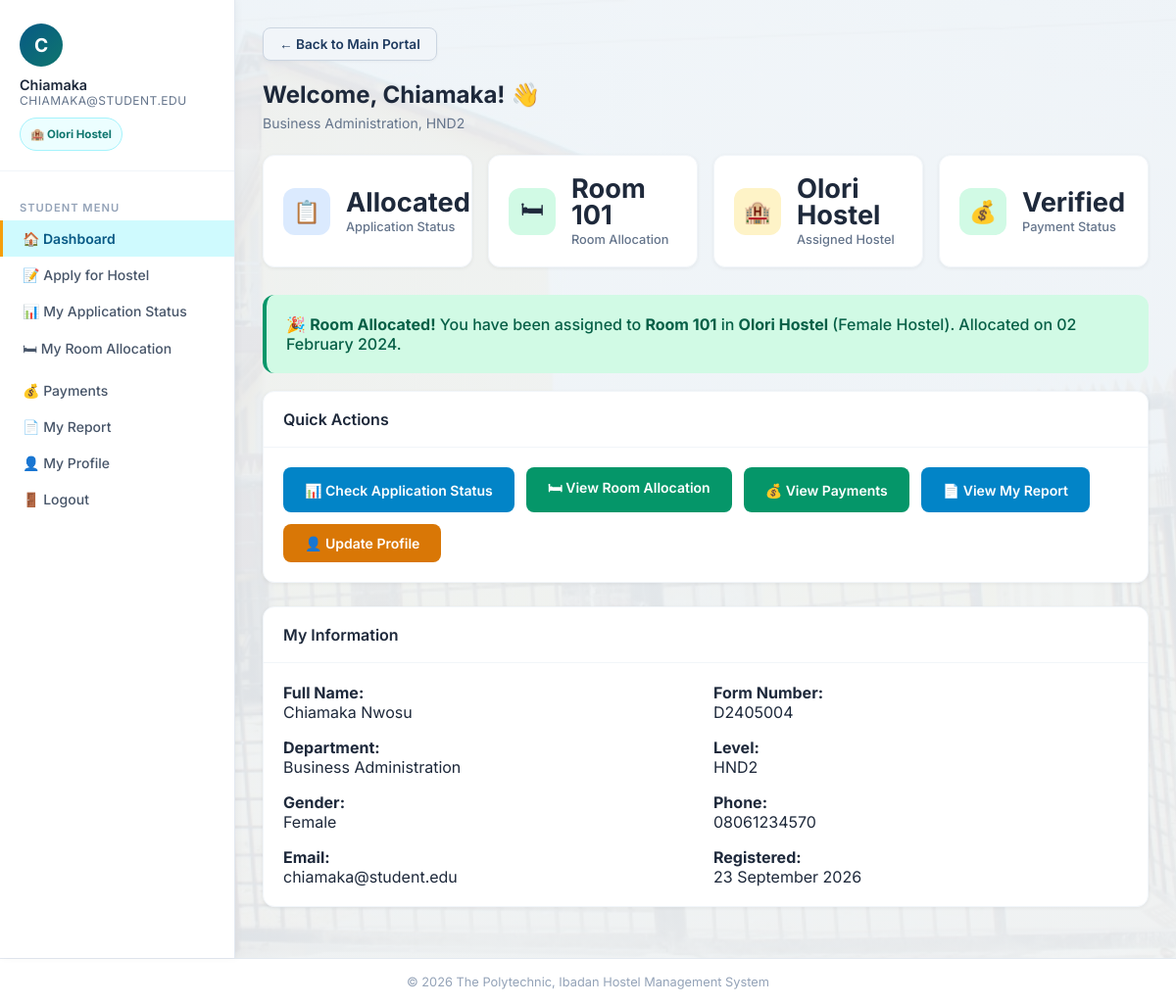
The app's page /student/dashboard.php (signed in) with its own data.
### tables this page shows
CREATE TABLE students (
    student_id INT AUTO_INCREMENT PRIMARY KEY,
    matric_no VARCHAR(13) NULL UNIQUE,
    form_no VARCHAR(30) NULL UNIQUE,
    full_name VARCHAR(200) NOT NULL,
    department VARCHAR(150) NOT NULL,
    level VARCHAR(20) NOT NULL,
    gender ENUM('Male','Female') NOT NULL,
    phone VARCHAR(20) NOT NULL,
    email VARCHAR(150) NOT NULL UNIQUE,
    password VARCHAR(255) NOT NULL,
    created_at DATETIME DEFAULT CURRENT_TIMESTAMP
);

CREATE TABLE allocations (
    allocation_id INT AUTO_INCREMENT PRIMARY KEY,
    student_id INT NOT NULL,
    room_id INT NOT NULL,
    bunk_number VARCHAR(10) NULL,
    allocation_date DATETIME DEFAULT CURRENT_TIMESTAMP,
    status ENUM('Active','Vacated') NOT NULL DEFAULT 'Active',
    FOREIGN KEY (student_id) REFERENCES students(student_id) ON DELETE CASCADE,
    FOREIGN KEY (room_id) REFERENCES rooms(room_id) ON DELETE CASCADE,
    INDEX idx_alloc_room_status (room_id,status),
    INDEX idx_alloc_student_status (student_id,status)
);

CREATE TABLE hostels (
    hostel_id INT AUTO_INCREMENT PRIMARY KEY,
    hostel_name VARCHAR(150) NOT NULL UNIQUE,
    hostel_type ENUM('Male','Female') NOT NULL,
    total_rooms INT NOT NULL DEFAULT 0,
    created_at DATETIME DEFAULT CURRENT_TIMESTAMP
);

CREATE TABLE applications (
    app_id INT AUTO_INCREMENT PRIMARY KEY,
    student_id INT NOT NULL,
    hostel_id INT NOT NULL,
    preferred_room_id INT NULL,
    preferred_bunk VARCHAR(10) NULL,
    payment_ref VARCHAR(100) NULL,
    status ENUM('Pending','Approved','Rejected','Allocated') NOT NULL DEFAULT 'Pending',
    rejection_reason TEXT NULL,
    applied_at DATETIME DEFAULT CURRENT_TIMESTAMP,
    FOREIGN KEY (student_id) REFERENCES students(student_id) ON DELETE CASCADE,
    FOREIGN KEY (hostel_id) REFERENCES hostels(hostel_id) ON DELETE CASCADE,
    FOREIGN KEY (preferred_room_id) REFERENCES rooms(room_id) ON DELETE SET NULL,
    UNIQUE KEY uq_application_student (student_id),
    INDEX idx_app_hostel_status (hostel_id,status),
    INDEX idx_app_student (student_id)
);

CREATE TABLE rooms (
    room_id INT AUTO_INCREMENT PRIMARY KEY,
    hostel_id INT NOT NULL,
    room_number VARCHAR(50) NOT NULL,
    capacity INT NOT NULL DEFAULT 4,
    occupied INT NOT NULL DEFAULT 0,
    status ENUM('Available','Full') NOT NULL DEFAULT 'Available',
    UNIQUE KEY uq_hostel_room (hostel_id, room_number),
    FOREIGN KEY (hostel_id) REFERENCES hostels(hostel_id) ON DELETE CASCADE
);

### student/dashboard.php (the view, shortened to what this page needs)
<?php
require_once '../includes/db.php';
$sid = $_SESSION['student_id'];
$student = $pdo->prepare("SELECT * FROM students WHERE student_id=?");
$student->execute([$sid]);
$student = $student->fetch();
$application = $pdo->prepare("SELECT a.*, h.hostel_name, h.hostel_type FROM applications a JOIN hostels h ON a.hostel_id=h.hostel_id WHERE a.student_id=? ORDER BY a.applied_at DESC LIMIT 1");
$application->execute([$sid]);
$application = $application->fetch();
$allocation = $pdo->prepare("SELECT al.*, r.room_number, r.capacity, r.occupied, h.hostel_name, h.hostel_type FROM allocations al JOIN rooms r ON al.room_id=r.room_id JOIN hostels h ON r.hostel_id=h.hostel_id WHERE al.student_id=? AND al.status='Active'");
$allocation->execute([$sid]);
$allocation = $allocation->fetch();
$payment = $pdo->prepare("SELECT * FROM payments WHERE student_id=? ORDER BY payment_date DESC LIMIT 1");
$payment->execute([$sid]);
$payment = $payment->fetch();
?>
<!DOCTYPE html>
<html lang="en">
<head>
<link rel="stylesheet" href="../css/style.css?v=6">
</head>
<body>
<div class="wrapper">
<?php $current_page = 'dashboard'; require_once '../includes/student_sidebar.php'; ?>
<main class="main">
    <a href="../index.php" class="back-btn">&larr; Back to Main Portal</a>
    <div class="page-title">Welcome, <?= htmlspecialchars(explode(' ',$student['full_name'])[0]) ?>! 👋</div>
    <div class="page-subtitle"><?= htmlspecialchars($student['department']) ?>, <?= htmlspecialchars($student['level']) ?></div>
    <div class="stats-grid">
        <div class="stat-card">
            <div class="stat-icon blue">📋</div>
            <div class="stat-info">
                <div class="value"><?= $application ? $application['status'] : 'None' ?></div>
                <div class="label">Application Status</div>
            </div>
        </div>
        <div class="stat-card">
            <div class="stat-icon green">🛏</div>
            <div class="stat-info">
                <div class="value"><?= $allocation ? 'Room '.$allocation['room_number'] : 'Not Yet' ?></div>
                <div class="label">Room Allocation</div>
            </div>
        </div>
        <div class="stat-card">
            <div class="stat-icon orange">🏨</div>
            <div class="stat-info">
                <div class="value"><?= $allocation ? $allocation['hostel_name'] : 'Pending' ?></div>
                <div class="label">Assigned Hostel</div>
            </div>
        </div>
        <div class="stat-card">
            <div class="stat-icon <?= ($payment && $payment['verified']==='Yes') ? 'green' : 'red' ?>">💰</div>
            <div class="stat-info">
                <div class="value"><?= ($payment && $payment['verified']==='Yes') ? 'Verified' : 'Not Verified' ?></div>
                <div class="label">Payment Status</div>
            </div>
        </div>
    </div>
    <?php if ($allocation): ?>
    <div class="alert alert-success" style="padding:20px;border-radius:12px;font-size:1rem;">
        🎉 <strong>Room Allocated!</strong> You have been assigned to <strong>Room <?= htmlspecialchars($allocation['room_number']) ?></strong> in <strong><?= htmlspecialchars($allocation['hostel_name']) ?></strong> (<?= htmlspecialchars($allocation['hostel_type']) ?> Hostel).
        Allocated on <?= date('d F Y', strtotime($allocation['allocation_date'])) ?>.
    </div>
    <?php elseif ($application && $application['status'] === 'Approved'): ?>
    <div class="alert alert-info" style="padding:20px;border-radius:12px;">
        ✅ Your application has been <strong>approved</strong>. Awaiting room allocation by the hostel administrator.
    </div>
    <?php elseif ($application && $application['status'] === 'Pending'): ?>
    <div class="alert alert-warning" style="padding:20px;border-radius:12px;">
        ⏳ Your application is <strong>pending review</strong>. The hostel administrator will process it shortly.
    </div>
    <?php elseif ($application && $application['status'] === 'Rejected'): ?>
    <div class="alert alert-error" style="padding:20px;border-radius:12px;">
        ❌ Your application was <strong>rejected</strong>. Please contact the hostel management office for more information.
    </div>
    <?php else: ?>
    <div class="alert alert-info" style="padding:20px;border-radius:12px;">
        📝 You have not applied for hostel accommodation yet. <a href="apply.php" style="color:#1e3a5f;font-weight:700;">Apply Now &rarr;</a>
    </div>
    <?php endif; ?>
    <div class="card">
        <div class="card-header"><h3>Quick Actions</h3></div>
        <div class="card-body" style="display:flex;flex-wrap:wrap;gap:12px;">
            <a href="status.php" class="btn btn-info">📊 Check Application Status</a>
            <a href="allocation.php" class="btn btn-success">🛏 View Room Allocation</a>
            <a href="payments.php" class="btn btn-success">💰 View Payments</a>
            <a href="reports.php" class="btn btn-info">📄 View My Report</a>
            <a href="profile.php" class="btn btn-warning">👤 Update Profile</a>
        </div>
    </div>
    <div class="card">
        <div class="card-header"><h3>My Information</h3></div>
        <div class="card-body">
            <div style="display:grid;grid-template-columns:1fr 1fr;gap:16px;">
                <div><strong>Full Name:</strong><br><?= htmlspecialchars($student['full_name']) ?></div>
               <div><strong>Form Number:</strong><br><?= htmlspecialchars($student['form_no']) ?></div>
                <div><strong>Department:</strong><br><?= htmlspecialchars($student['department']) ?></div>
                <div><strong>Level:</strong><br><?= htmlspecialchars($student['level']) ?></div>
                <div><strong>Gender:</strong><br><?= htmlspecialchars($student['gender']) ?></div>
                <div><strong>Phone:</strong><br><?= htmlspecialchars($student['phone']) ?></div>
                <div><strong>Email:</strong><br><?= htmlspecialchars($student['email'] ?? 'N/A') ?></div>
                <div><strong>Registered:</strong><br><?= date('d F Y', strtotime($student['created_at'])) ?></div>
            </div>
        </div>
    </div>
</main>
</div>
<div class="footer">&copy; <?= date('Y') ?> The Polytechnic, Ibadan Hostel Management System</div>
</body>
</html>

### includes/student_sidebar.php (shortened to what this page needs)
<?php
$active_page = $current_page ?? 'dashboard';
$student_name = $student['full_name'] ?? 'Student';
$first_name = explode(' ', trim($student_name))[0];
$student_id_label = !empty($student['email']) ? $student['email'] : (!empty($student['form_no']) ? $student['form_no'] : ($student['matric_no'] ?? ''));
$student_photo = $student['profile_photo'] ?? '';
?>
<aside class="sidebar no-print">
    <div class="user-info">
        <div class="avatar">
            <?php if (!empty($student_photo)): ?>
                <img src="../<?= htmlspecialchars($student_photo) ?>" alt="Student photograph" style="width:100%;height:100%;object-fit:cover;border-radius:50%;">
            <?php else: ?>
                <?= htmlspecialchars(strtoupper(substr($student_name, 0, 1))) ?>
            <?php endif; ?>
        </div>
        <div class="name"><?= htmlspecialchars($first_name) ?></div>
        <div class="role"><?= htmlspecialchars($student_id_label) ?></div>
        <div class="hostel-badge">
            <?php if (!empty($allocation['hostel_name'])): ?>
                🏨 <?= htmlspecialchars($allocation['hostel_name']) ?>
            <?php else: ?>
                🏨 Hostel not assigned
            <?php endif; ?>
        </div>
    </div>
    <nav class="sidebar-nav">
        <div class="nav-section">Student Menu</div>
        <a href="dashboard.php" class="<?= $active_page === 'dashboard' ? 'active' : '' ?>">🏠 Dashboard</a>
        <a href="apply.php" class="<?= $active_page === 'apply' ? 'active' : '' ?>">📝 Apply for Hostel</a>
        <a href="status.php" class="<?= $active_page === 'status' ? 'active' : '' ?>">📊 My Application Status</a>
        <a href="allocation.php" class="<?= $active_page === 'allocation' ? 'active' : '' ?>">🛏 My Room Allocation</a>
        <a href="payments.php" class="<?= $active_page === 'payments' ? 'active' : '' ?>">💰 Payments</a>
        <a href="reports.php" class="<?= $active_page === 'reports' ? 'active' : '' ?>">📄 My Report</a>
        <a href="profile.php" class="<?= $active_page === 'profile' ? 'active' : '' ?>">👤 My Profile</a>
        <a href="logout.php">🚪 Logout</a>
    </nav>
</aside>

### records on screen
students: full_name "C", full_name "Chiamaka", email "CHIAMAKA@STUDENT.EDU", department "Business Administration", level "HND2", full_name "Chiamaka Nwosu", form_no "D2405004", gender "Female", phone "08061234570", email "chiamaka@student.edu", created_at "23 September 2026"
allocations: hostels.hostel_name "Olori Hostel", room.room_number "101", hostels.hostel_type "Female", allocation_date "02 February 2024"
applications: status "Allocated"
